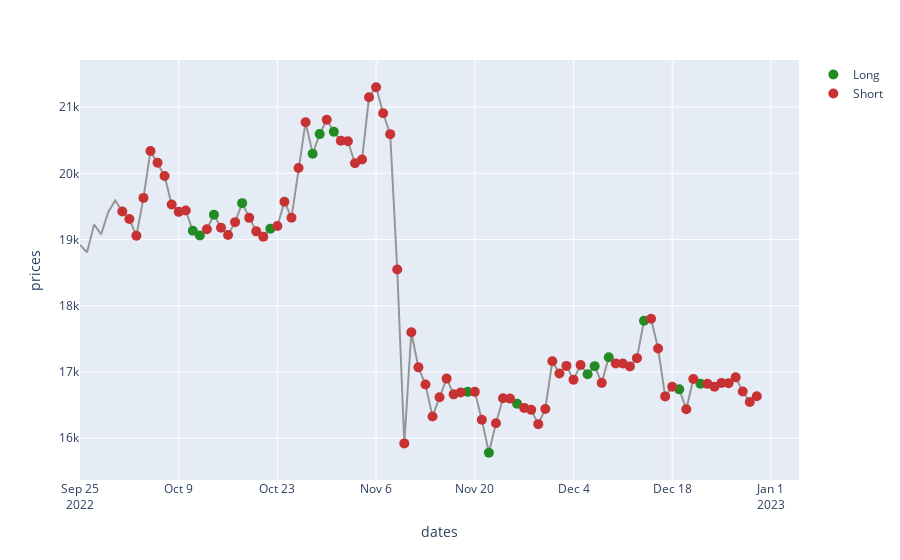

The notebook cell this image was saved under:
### Code cell
fig = px.line(df_robot_actions_and_env, x="dates", y="prices", color_discrete_sequence=['#969696'])
fig.add_trace(go.Scatter(name='Long', x=df_robot_actions_and_env[df_robot_actions_and_env['actions'] == 1]['dates'], y=df_robot_actions_and_env[df_robot_actions_and_env['actions'] == 1]['prices'], mode='markers', marker_symbol='circle', marker_size=10, marker_color='#228b22'))
fig.add_trace(go.Scatter(name='Short', x=df_robot_actions_and_env[df_robot_actions_and_env['actions'] == 0]['dates'], y=df_robot_actions_and_env[df_robot_actions_and_env['actions'] == 0]['prices'], mode='markers', marker_symbol='circle', marker_size=10, marker_color='#c83232'))

fig.show()
